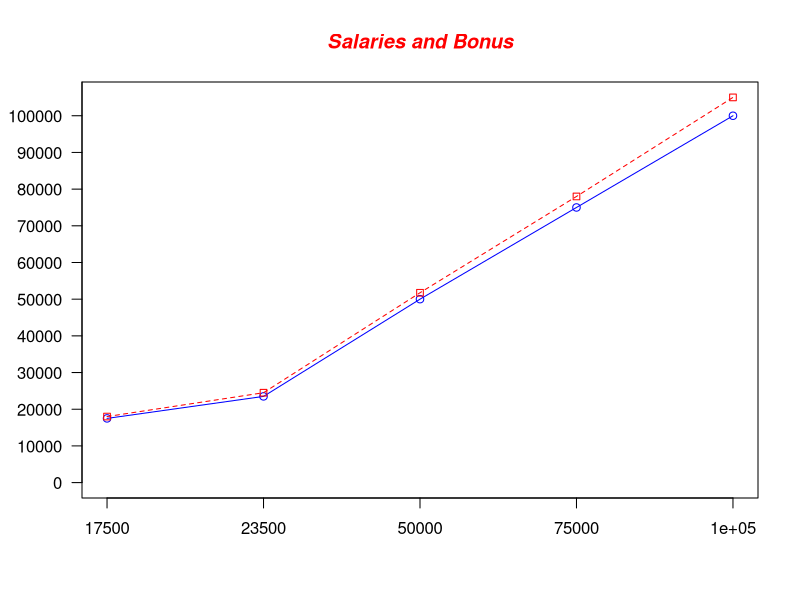

Here is the R script that generated this plot:

salaries <- c(17500, 23500, 50000, 75000, 100000)
bonus <- c(500, 1000, 1750, 3000, 5000)
total <- salaries + bonus

#print(mean(x))
#print(median(x))
#print(range(x))
#print(max(x))
#print(sum(x))

#print(x + bonus)

#print(x * 1.05)

xdf <- data.frame(salaries, bonus, total)

print(xdf)


plot(salaries, type="o", col="blue", ylim=range(0, salaries, total), 
     axes=FALSE, ann=FALSE)

axis(1, at=1:5, lab=salaries)
axis(2, las=1, at=10000*0:range(0, salaries, total)[2])
lines(total, type="o", pch=22, lty=2, col="red")

box()

title(main="Salaries and Bonus", col.main="red", font.main=4)